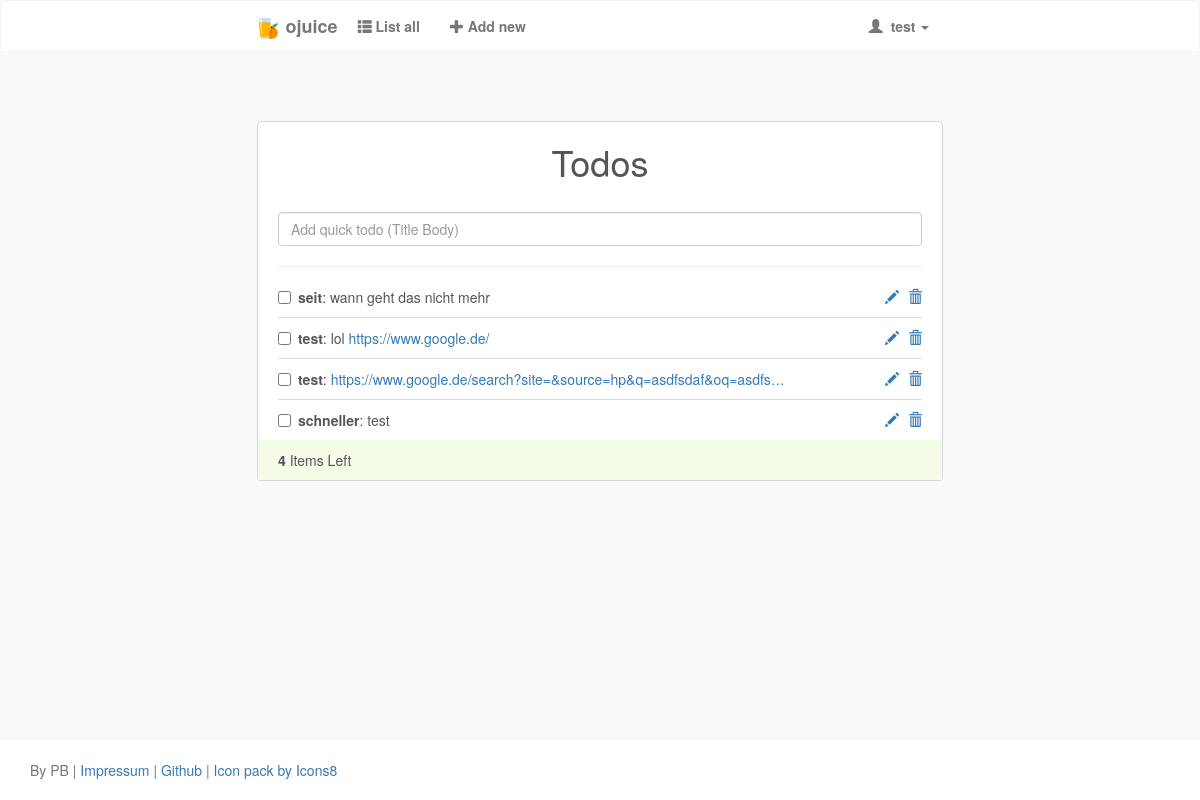
Screenshot of / (signed in) with the database file from the repository.
### todo/models.py (models this page shows, shortened)
class Todo(models.Model):
    title = models.CharField(max_length=30)
    body = models.CharField(max_length=255)
    created_at = models.DateTimeField(auto_now_add=True, blank=True)
    checked = models.BooleanField(default=False)
    owner = models.ForeignKey(User, on_delete=models.CASCADE)
    id = HashidAutoField(primary_key=True)

### todo/views.py (the view)
# urls.py: url(r'^$', views.todoIndex, name='index'),
def todoIndex(request):
    ua = request.META.get('HTTP_USER_AGENT', '').lower()
    if ua.find("iphone") > 0 or ua.find("ipad") > 0 or ua.find("android") > 0:
        mobile = True
    else:
        mobile = False
    if request.user.is_authenticated:
        todos = Todo.objects.filter(owner=request.user.id)
        form = QuickTodoForm()
        context = {
            'title': 'Todos',
            'todos': todos,
            'form': form,
            'mobile': mobile
        }
        return render(request, 'index.html', context)
    else:
        return redirect('login')

### todo/forms.py
class QuickTodoForm(forms.Form):
    title = forms.CharField(max_length=285)
    title.widget.attrs = {
        'class': 'form-control add-todo',
        'placeholder': 'Add quick todo (Title Body)'
    }

### templates/index.html (shortened to what this page needs)
{% extends 'base.html' %}
{% block content %}
<div class="container outer_wrap">
    <div class="row">
        <div class="col-md-12">
            <div class="todolist">
                <h1>{{title}}</h1>
                <form action="{% url 'create_quick' %}" method="post">
                    {{ form.title }}
                </form>
                <hr>
                <ul id="sortable" class="list-unstyled">
                    {% for todo in todos %}
                    <li class="ui-state-default">
                        <div class="checkbox">
                            <label class="newTask">
                                <input {% if todo.checked %}checked{% endif %} type="checkbox" onclick="myTest('{{todo.id}}')" />
                                <b>{{todo.title}}</b>: {% if mobile %} {{todo.body|truncatechars:20|urlize}} {% else %} {{todo.body|truncatechars:65|urlize}} {% endif %}</label>
                            <div class="pull-right">
                                <a href="{% url 'detail' todo.id %}" id="left_pencil">
                                    <span class="glyphicon glyphicon-pencil" aria-hidden="true"></span>
                                </a>
                                <a id="{{todo.id}}" class="todo_remove">
                                    <span class="glyphicon glyphicon-trash" aria-hidden="true"></span>
                                </a>
                            </div>
                        </div>
                    </li>
                    {% endfor %}
                </ul>
                <div class="todo-footer">
                    <strong><span class="count-todos" id="counted_todos">{{todos|length}}</span></strong> Items Left
                </div>
            </div>
        </div>
    </div>
</div>
{% endblock content %}

### templates/partials/header.html (shortened to what this page needs)
<nav class="navbar navbar-default">
    <div class="container-fluid">
        <div class="navbar-header">
            <a class="navbar-brand" href="{% url 'index' %}">
                <img class="icon icons8-Orange-Juice" width="25" height="25">
            </a>
            <a href="{% url 'index' %}" class="navbar-brand">ojuice</a>
        </div>
        <div class="collapse navbar-collapse" id="bs-example-navbar-collapse-1">
            {% if user.is_authenticated %}
            <ul class="nav navbar-nav">
                <li>
                    <a href="{% url 'index' %}">
                        <span class="glyphicon glyphicon-th-list " aria-hidden="true"></span> List all
                    </a>
                </li>
                <li>
                    <a href="{% url 'create' %}">
                        <span class="glyphicon glyphicon-plus" aria-hidden="true"></span> Add new
                    </a>
                </li>
            </ul>
            {% endif %}
            <ul class="nav navbar-nav navbar-right">
                {% if not user.is_authenticated %}
                <li><a href="{% url 'register' %}"><span>Sign Up</span></a></li>
                <li><a href="{% url 'login' %}"><span class="navbar_button">Login</span></a></li>
                {% else %}
                <li class="dropdown">
                    <a href="#" class="dropdown-toggle" data-toggle="dropdown" role="button" aria-haspopup="true" aria-expanded="false">
                        <span class="glyphicon glyphicon-user " aria-hidden="true"></span>
                        &nbsp;{{user}}
                        <span class="caret"></span>
                    </a>
                </li>
                {% endif %}
            </ul>
        </div>
    </div>
</nav>

### static/css/style.css (style rules this page uses)
body { background-color: #F9F9F9; color: #555459; }
.navbar-default { background-color: #fff; border-color: #f3f3f3; }
.container-fluid { max-width: 60%; }
.outer_wrap { padding-top: 100px; }
#left_pencil { padding-right: 5px; text-decoration: none; }
.todo_remove { cursor: pointer; }
.todolist, .insform { background-color:#FFF; padding:20px 20px 10px 20px; max-width: 60%; margin: auto; border-radius: 3px; box-shadow: 0 0 0 1px #d8d8d8; }
.todolist h1, .insform h1 { margin:0; padding-bottom:20px; text-align:center; }
.todolist { margin-bottom: 50px; }
li.ui-state-default { background:#fff; border:none; border-bottom:1px solid #ddd; }
li.ui-state-default:last-child { border-bottom:none; }
.todo-footer { background-color:#F4FCE8; margin:0 -20px -10px -20px; padding: 10px 20px; }
.navbar-brand { padding: 15px 5px 15px 15px; font-weight: 600; color: #606060; }
li > a { font-weight: 700; }
@media (max-width: 1300px) { .outer_wrap { padding-top: 50px; } }
html { position: relative; min-height: 100%; }
body { margin-bottom: 60px; }

### rows the page displays
Todo: title "seit", body "wann geht das nicht mehr"
Todo: title "test", body "lol https://www.google.de/"
Todo: title "test", body "https://www.google.de/search?site=&source=hp&q=asdfsdaf&oq=asdfs…"
Todo: title "schneller", body "test"

### other values shown
{{ user }} "test"
{{ title }} "Todos"
{{ todos|length }} "4"
